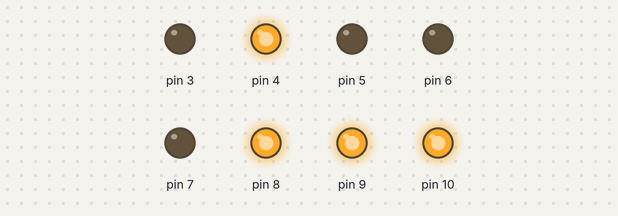
Simulated run of this sketch. Board: Arduino Uno, built with avr-gcc and run on an emulated ATmega328P. Parts: output pins drawn as LEDs (lit = HIGH). Pins used as bus, display or sensor lines are not drawn; what the sketch prints to the serial monitor is not drawn. At 0.3 s the program stops and its outputs stay as they are.

Above: at 0.1 s.
Timing chart, 0 to 1.6 s (numbered marks = the images above):
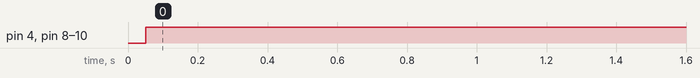

Measured:
- by itself, pin 4, pin 8–10: LOW → HIGH at 0.05 s

The sketch:

talking_thermometer.ino
```cpp
// talking_thermometer.ino
// Foxonix / Metre Ideas and Design

// Program: Will Sakran
// Created: 09.21.15
// Public - Modify and share this program as you wish.

/*
  This program reads an internal or external temperature sensor and
  converts that to a Fahrenheit value. That value is then encoded into
  two numbers (a tens place value and a ones place value) that are sent
  out to a Foxonix board. The Foxonix board then interprets those values
  and says the corresponding temperature.
*/

// GENERAL VARIABLES
int  temperatureF = 0;

int tens3 = 11;    // to Foxonix pin P6.3
int tens2 = 10;    // to Foxonix pin P6.2
int tens1 = 9;     // to Foxonix pin P6.1
int tens0 = 8;     // to Foxonix pin P6.0

int ones3 = 7;     // to Foxonix pin P2.3
int ones2 = 6;     // to Foxonix pin P2.2
int ones1 = 5;     // to Foxonix pin P2.1
int ones0 = 4;     // to Foxonix pin P2.0

int trigger = 2;   // to Foxonix pin P1.2

int sensorPin = 0; // the external temperature sensor is connected to ADC pin0

// The temperature sensor used in this project is TMP36. If not using an
// external sensor, then the Arduino's internal chip temp. sensor can be used.
// The internal sensor is very inaccurate (+/- 10 degrees C).
#define  EXTERNAL_TEMP     // define INTERNAL_TEMP sensor or EXTERNAL_TEMP sensor
#define  EXT_CORRECTION 1  // external temperature correction degrees F
#define  INT_CORRECTION 8  // internal temperature correction degrees F

// The setup() method runs once, when the sketch starts

void setup()   {

  byte  io_index = 0;

  Serial.begin(9600);      // start serial for output

  // initialize the digital pins as outputs
  for(io_index = 2; io_index < 11; io_index++)
  {
    pinMode(io_index, OUTPUT);
  }

#ifdef INTERNAL_TEMP                // if sensing internal temp, set internal voltage ref.
  ADMUX = _BV(REFS1) | _BV(REFS0);  // Set internal 1.1V reference
  ADMUX |= _BV(MUX3);               // set ADC MUX to read internal temperature
#else
  // using and external temp. sensor, so
  // disable the pullup resistor on ADC0 (ADC0 = pin14)
  digitalWrite(14, LOW);
#endif
}


void loop()
{
#ifdef INTERNAL_TEMP
  get_chip_temperature();
#else
  get_external_temperature();
#endif

  encode_temp();

  // The program will only run through once and then sit in this while loop.
  // Press RESET on the Arduino to run the program again
  while(1);
}


// This function reads the Arduino chip's internal temperature sensor
int get_chip_temperature(void) {

  int  reading;
  float  reading_mV;
  int  temperatureC = 0;

  ADCSRA &= ~(_BV(ADATE) |_BV(ADIE));      // Clear auto trigger and interrupt enable

  // get one conversion and then discard
  ADCSRA |= _BV(ADEN) | _BV(ADSC);         // Enable AD and start conversion
  while((ADCSRA & _BV(ADSC)));             // Wait until conversion is finished

  // do another conversion and we'll keep this one
  ADCSRA |= _BV(ADEN) | _BV(ADSC);         // Enable AD and start conversion
  while((ADCSRA & _BV(ADSC)));             // Wait until conversion is finished

  reading = (ADCL | (ADCH << 8));          // Get the raw ADC value
  Serial.print("ADC Reading: ");
  Serial.println(reading);

  // convert the ADC reading to an equivalent voltage (REF = 1.1 V)
  // 10-bit resolution = 1024 A/D counts
  reading_mV = ((reading * 1.1) / 1024) * 1000;  // temperature translated to mV
  Serial.print("ADC Reading in mV: ");
  Serial.println(reading_mV);

  temperatureC = (reading_mV * 25) / 314;
  Serial.print("Temp. C: ");
  Serial.println(temperatureC);

  temperatureF = ((temperatureC * 9) / 5) + 32;
  Serial.print("Temp. F: ");
  Serial.println(temperatureF);

  temperatureF -= INT_CORRECTION;  // apply a temperature correction
  Serial.print("Corrected Temp. F.: ");
  Serial.println(temperatureF);
}


// This function reads the external temperature sensor connected to the ADC0 pin
void get_external_temperature()
{
  int reading;
  float voltage, temperatureC;

  // get a reading from the temperature sensor
  reading = analogRead(sensorPin);
  Serial.print("ADC Reading: ");
  Serial.println(reading);

  // convert the ADC reading to an equivalent voltage
  // Vcc nominal = 5.0 V, but using measured Vcc value is more accurate
  // 10-bit resolution = 1024 A/D counts
  voltage = reading * 4.85 / 1024;  // 4.85V is measured value.

  Serial.print("ADC Reading in V: ");
  Serial.println(voltage);

  // the TMP36 has a 0.5V offset, so subtract that from the voltage.
  // the output of the sensor is scaled at 10mV per degree C
  // divide by 10mV to get degrees C (same as multiply by 100)
  temperatureC = (voltage - 0.5) * 100 ;

  Serial.print("Temp. C: ");
  Serial.println(temperatureC);

  // convert to Fahrenheit
  temperatureF = (temperatureC * 1.8) + 32;
  Serial.print("Temp. F: ");
  Serial.println(temperatureF);

  temperatureF -= EXT_CORRECTION;  // apply a temperature correction
  Serial.print("Corrected Temp. F.: ");
  Serial.println(temperatureF);
}


/*
  This function takes the temperature value in degrees F, applies a
  temperature correction factor, and then breaks the value down into
  a "tens" value and a "ones" value. These values are applied to the
  Arduino outputs. The Foxonix chip reads these values and interprets them
  the say the correct temperature.
*/
int encode_temp(void) {
  int  tens;
  int  ones;

  tens = temperatureF / 10;    // get the first digit of the temperature
  ones = temperatureF % 10;    // get the second digit of the temperature

  Serial.print("Tens: ");
  Serial.println(tens);

  Serial.print("Ones: ");
  Serial.println(ones);
  Serial.print("\n");

  PORTB &= 0xF0;          // clear the lower four bits of Port B
  PORTB |= tens;          // write the tens values to Port B
  PORTD &= 0x0F;          // clear the high four bits of Port D
  PORTD |= (ones << 4);   // write the values out to Port D

  delay(200);
  digitalWrite(trigger, HIGH); // set pin high to trigger Foxonix board (rising edge)
  delay(50);
  digitalWrite(trigger, LOW); // return trigger pin to zero
}
```
